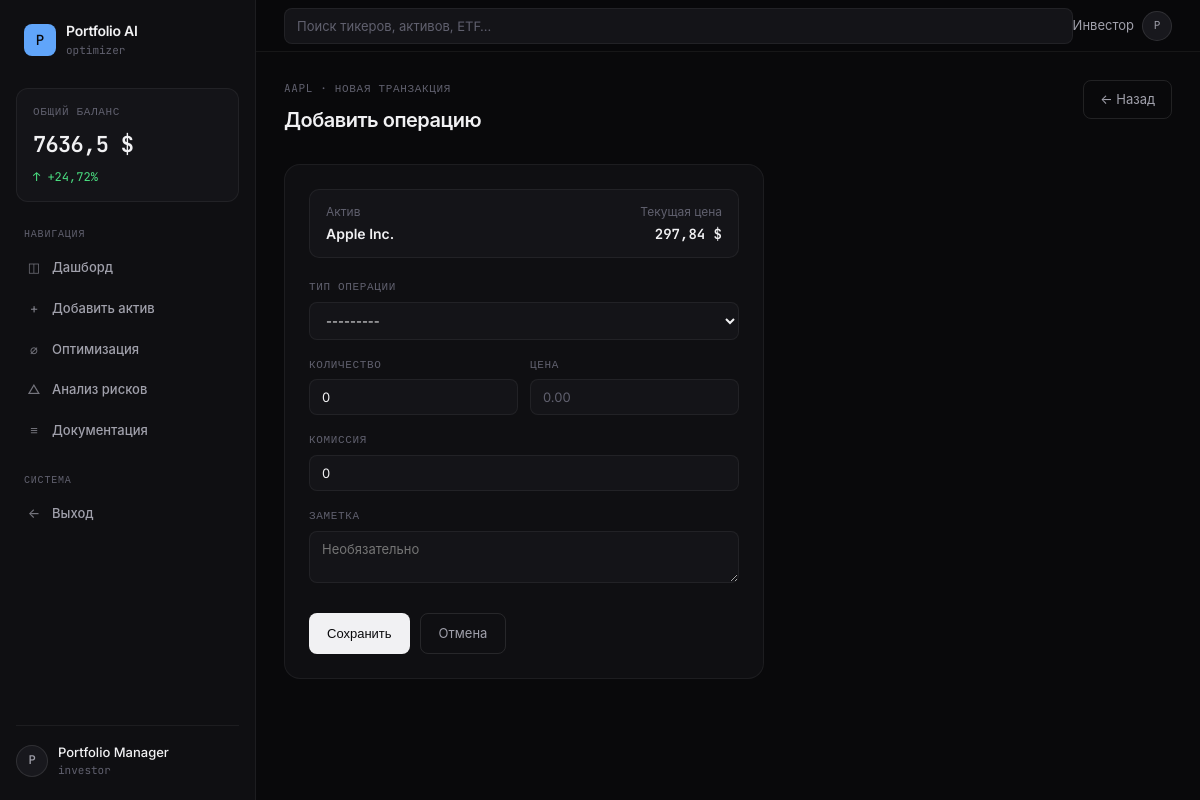
Screenshot of /asset/7/transactions/add/ (signed in) with the database file from the repository.
### core/models.py (models this page shows, shortened)
class Asset(models.Model):
    ASSET_TYPES = [
        ('stock',  'Акция'),
        ('bond',   'Облигация'),
        ('etf',    'ETF'),
        ('cash',   'Деньги'),
        ('crypto', 'Криптовалюта'),
        ('metal',  'Драгметалл'),
        ('other',  'Другое'),
    ]
    portfolio     = models.ForeignKey(Portfolio, on_delete=models.CASCADE, related_name='assets', verbose_name='Портфель', null=True, blank=True)
    owner         = models.ForeignKey(User, on_delete=models.CASCADE, verbose_name='Пользователь')
    name          = models.CharField(max_length=100, verbose_name='Название актива')
    ticker        = models.CharField(max_length=30, verbose_name='Тикер')
    asset_type    = models.CharField(max_length=20, choices=ASSET_TYPES, default='stock', verbose_name='Тип актива')
    quantity      = models.FloatField(default=1, verbose_name='Количество')
    current_price = models.DecimalField(max_digits=12, decimal_places=2, default=0, verbose_name='Текущая цена')
    amount        = models.DecimalField(max_digits=12, decimal_places=2, default=0, verbose_name='Стоимость позиции')
    avg_buy_price = models.DecimalField(max_digits=12, decimal_places=2, default=0, verbose_name='Средняя цена покупки', null=True, blank=True)
    expected_return = models.FloatField(default=10, verbose_name='Ожидаемая доходность, %')
    risk          = models.FloatField(default=15, verbose_name='Риск, %')
    created_at    = models.DateTimeField(auto_now_add=True)
    updated_at    = models.DateTimeField(auto_now=True)
    class Meta:
        verbose_name        = 'Актив'
        verbose_name_plural = 'Активы'

### core/views.py (the view, shortened to what this page needs)
# urls.py: path('asset/<int:asset_id>/transactions/add/', views.transaction_create, name='transaction_create'),
@login_required
def transaction_create(request, asset_id):
    asset = get_object_or_404(Asset, id=asset_id, owner=request.user)
    form  = TransactionForm()
    return render(request, 'core/transaction_form.html', {
        'form':  form,
        'asset': asset,
    })

### core/forms.py
class TransactionForm(forms.ModelForm):
    class Meta:
        model  = Transaction
        fields = ['tx_type', 'quantity', 'price', 'commission', 'note']
        widgets = {
            'tx_type': forms.Select(),
            'quantity': forms.NumberInput(attrs={
                'step': '0.0001', 'min': '0',
                'placeholder': '0.00',
            }),
            'price': forms.NumberInput(attrs={
                'step': '0.01', 'min': '0',
                'placeholder': '0.00',
            }),
            'commission': forms.NumberInput(attrs={
                'step': '0.01', 'min': '0',
                'placeholder': '0.00',
            }),
            'note': forms.Textarea(attrs={
                'rows': 2,
                'placeholder': 'Необязательно',
            }),
        }

### core/context_processors.py (called while the page is built)
def portfolio_data(request):
    if not request.user.is_authenticated:
        return {
            'sidebar_total_amount':  0,
            'sidebar_portfolio_return': 0,
        }
    cache_key = f'sidebar_{request.user.id}'
    cached    = cache.get(cache_key)
    if cached:
        return cached
    assets       = Asset.objects.filter(owner=request.user).only('amount', 'expected_return')
    total_amount = sum(float(a.amount) for a in assets)
    portfolio_return = 0
    for asset in assets:
        weight = float(asset.amount) / total_amount if total_amount > 0 else 0
        portfolio_return += weight * asset.expected_return
    data = {
        'sidebar_total_amount':     round(total_amount, 2),
        'sidebar_portfolio_return': round(portfolio_return, 2),
    }
    cache.set(cache_key, data, 60)  # 1 минута
    return data

### core/templates/core/transaction_form.html (shortened to what this page needs)
{% extends 'core/base.html' %}
{% block content %}
<div style="display:flex; justify-content:space-between; align-items:flex-start; margin-bottom:28px;">
    <div>
        <div style="font-family:var(--mono); font-size:11px; color:var(--text-3); margin-bottom:6px; text-transform:uppercase; letter-spacing:0.06em;">{{ asset.ticker }} · Новая транзакция</div>
        <div style="font-size:20px; font-weight:600; color:var(--text-1); letter-spacing:-0.025em;">Добавить операцию</div>
    </div>
    <a href="{% url 'asset_detail' asset.id %}" style="display:inline-flex; align-items:center; background:transparent; color:var(--text-2); border:1px solid var(--border-md); border-radius:8px; padding:8px 16px; font-size:13px; text-decoration:none;">← Назад</a>
</div>
<div style="max-width:480px;">
    <div style="background:var(--bg-2); border:1px solid var(--border); border-radius:16px; padding:24px;">
        <div style="background:var(--bg-3); border:1px solid var(--border); border-radius:10px; padding:12px 16px; margin-bottom:20px; display:flex; justify-content:space-between;">
            <div>
                <div style="font-size:12px; color:var(--text-3); margin-bottom:2px;">Актив</div>
                <div style="font-size:14px; font-weight:600; color:var(--text-1);">{{ asset.name }}</div>
            </div>
            <div style="text-align:right;">
                <div style="font-size:12px; color:var(--text-3); margin-bottom:2px;">Текущая цена</div>
                <div style="font-family:var(--mono); font-size:14px; font-weight:600; color:var(--text-1);">{{ asset.current_price }} $</div>
            </div>
        </div>
        <form method="post">
            <div style="margin-bottom:16px;">
                <label style="display:block; font-size:11px; color:var(--text-3); font-family:var(--mono); text-transform:uppercase; letter-spacing:0.06em; margin-bottom:6px;">Тип операции</label>
                {{ form.tx_type }}
            </div>
            <div style="display:grid; grid-template-columns:1fr 1fr; gap:12px; margin-bottom:16px;">
                <div>
                    <label style="display:block; font-size:11px; color:var(--text-3); font-family:var(--mono); text-transform:uppercase; letter-spacing:0.06em; margin-bottom:6px;">Количество</label>
                    {{ form.quantity }}
                </div>
                <div>
                    <label style="display:block; font-size:11px; color:var(--text-3); font-family:var(--mono); text-transform:uppercase; letter-spacing:0.06em; margin-bottom:6px;">Цена</label>
                    {{ form.price }}
                </div>
            </div>
            <div style="margin-bottom:16px;">
                <label style="display:block; font-size:11px; color:var(--text-3); font-family:var(--mono); text-transform:uppercase; letter-spacing:0.06em; margin-bottom:6px;">Комиссия</label>
                {{ form.commission }}
            </div>
            <div style="margin-bottom:24px;">
                <label style="display:block; font-size:11px; color:var(--text-3); font-family:var(--mono); text-transform:uppercase; letter-spacing:0.06em; margin-bottom:6px;">Заметка</label>
                {{ form.note }}
            </div>
            <div style="display:flex; gap:10px;">
                <button type="submit" style="display:inline-flex; align-items:center; background:var(--text-1); color:var(--bg); border:none; border-radius:8px; padding:9px 18px; font-size:13px; font-weight:500; cursor:pointer;">Сохранить</button>
                <a href="{% url 'asset_detail' asset.id %}" style="display:inline-flex; align-items:center; background:transparent; color:var(--text-2); border:1px solid var(--border-md); border-radius:8px; padding:9px 18px; font-size:13px; text-decoration:none;">Отмена</a>
            </div>
        </form>
    </div>
</div>
{% endblock %}

### core/templates/core/base.html (style rules this page uses)
*, *::before, *::after { box-sizing: border-box; margin: 0; padding: 0; }
:root { --bg: #09090b; --bg-2: #0f0f12; --bg-3: #141418; --bg-4: #18181d; --border: rgba(255,255,255,0.06); --border-md: rgba(255,255,255,0.10); --text-1: #f1f1f3; --text-2: #a0a0ab; --text-3: #60606e; --green: #4ade80; --green-dim: rgba(74,222,128,0.10); --red: #f87171; --red-dim: rgba(248,113,113,0.10); --blue: #60a5fa; --blue-dim: rgba(96,165,250,0.10); --amber: #fbbf24; --amber-dim: rgba(251,191,36,0.10); --radius: 8px; --radius-lg: 12px; --radius-xl: 16px; --mono: 'JetBrains Mono', monospace; --sans: 'Inter', -apple-system, sans-serif; --sidebar-w: 256px; }
html { scroll-behavior: smooth; }
body { background: var(--bg); color: var(--text-1); font-family: var(--sans); font-size: 14px; line-height: 1.6; -webkit-font-smoothing: antialiased; animation: pageFade 0.35s ease; }
input[type=text], input[type=number], select, textarea { background: var(--bg-3); border: 1px solid var(--border); border-radius: var(--radius); color: var(--text-1); font-family: var(--sans); font-size: 13px; padding: 9px 12px; width: 100%; transition: border-color 0.15s; }
input::placeholder { color: var(--text-3); }
select option { background: var(--bg-3); }

### rows the page displays
Asset: ticker "AAPL", name "Apple Inc.", current_price "297,84"

### other values shown
{{ sidebar_total_amount }} "7636,5"
{{ sidebar_portfolio_return }} "24,72"
